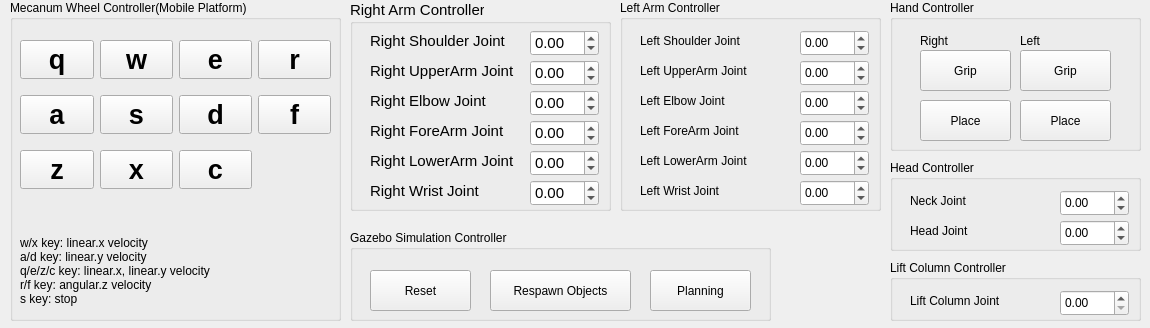
<?xml version="1.0" encoding="UTF-8"?>
<ui version="4.0">
 <class>Humic_widget</class>
 <widget class="QWidget" name="Humic_widget">
  <property name="geometry">
   <rect>
    <x>0</x>
    <y>0</y>
    <width>1150</width>
    <height>328</height>
   </rect>
  </property>
  <property name="maximumSize">
   <size>
    <width>1670000</width>
    <height>1670000</height>
   </size>
  </property>
  <property name="windowTitle">
   <string>Humic Controller</string>
  </property>
  <widget class="QGroupBox" name="group_box_ul">
   <property name="geometry">
    <rect>
     <x>10</x>
     <y>0</y>
     <width>331</width>
     <height>321</height>
    </rect>
   </property>
   <property name="title">
    <string>Mecanum Wheel Controller(Mobile Platform)</string>
   </property>
   <widget class="QWidget" name="grid_layout_widget">
    <property name="geometry">
     <rect>
      <x>10</x>
      <y>30</y>
      <width>311</width>
      <height>171</height>
     </rect>
    </property>
    <layout class="QGridLayout" name="grid_layout">
     <item row="1" column="1">
      <widget class="QPushButton" name="pushButton_w">
       <property name="font">
        <font>
         <pointsize>20</pointsize>
         <weight>75</weight>
         <bold>true</bold>
        </font>
       </property>
       <property name="text">
        <string>w</string>
       </property>
      </widget>
     </item>
     <item row="3" column="1">
      <widget class="QPushButton" name="pushButton_s">
       <property name="enabled">
        <bool>true</bool>
       </property>
       <property name="font">
        <font>
         <pointsize>20</pointsize>
         <weight>75</weight>
         <bold>true</bold>
        </font>
       </property>
       <property name="text">
        <string>s</string>
       </property>
      </widget>
     </item>
     <item row="1" column="0">
      <widget class="QPushButton" name="pushButton_q">
       <property name="font">
        <font>
         <pointsize>20</pointsize>
         <weight>75</weight>
         <bold>true</bold>
        </font>
       </property>
       <property name="text">
        <string>q</string>
       </property>
      </widget>
     </item>
     <item row="4" column="0">
      <widget class="QPushButton" name="pushButton_z">
       <property name="font">
        <font>
         <pointsize>20</pointsize>
         <weight>75</weight>
         <bold>true</bold>
        </font>
       </property>
       <property name="text">
        <string>z</string>
       </property>
      </widget>
     </item>
     <item row="3" column="0">
      <widget class="QPushButton" name="pushButton_a">
       <property name="font">
        <font>
         <pointsize>20</pointsize>
         <weight>75</weight>
         <bold>true</bold>
        </font>
       </property>
       <property name="text">
        <string>a</string>
       </property>
      </widget>
     </item>
     <item row="3" column="2">
      <widget class="QPushButton" name="pushButton_d">
       <property name="font">
        <font>
         <pointsize>20</pointsize>
         <weight>75</weight>
         <bold>true</bold>
        </font>
       </property>
       <property name="text">
        <string>d</string>
       </property>
      </widget>
     </item>
     <item row="1" column="2">
      <widget class="QPushButton" name="pushButton_e">
       <property name="font">
        <font>
         <pointsize>20</pointsize>
         <weight>75</weight>
         <bold>true</bold>
        </font>
       </property>
       <property name="text">
        <string>e</string>
       </property>
      </widget>
     </item>
     <item row="4" column="1">
      <widget class="QPushButton" name="pushButton_x">
       <property name="font">
        <font>
         <pointsize>20</pointsize>
         <weight>75</weight>
         <bold>true</bold>
        </font>
       </property>
       <property name="text">
        <string>x</string>
       </property>
      </widget>
     </item>
     <item row="4" column="2">
      <widget class="QPushButton" name="pushButton_c">
       <property name="font">
        <font>
         <pointsize>20</pointsize>
         <weight>75</weight>
         <bold>true</bold>
        </font>
       </property>
       <property name="text">
        <string>c</string>
       </property>
      </widget>
     </item>
     <item row="1" column="3">
      <layout class="QGridLayout" name="gridLayout">
       <item row="0" column="0">
        <widget class="QPushButton" name="pushButton_r">
         <property name="font">
          <font>
           <pointsize>20</pointsize>
           <weight>75</weight>
           <bold>true</bold>
          </font>
         </property>
         <property name="text">
          <string>r</string>
         </property>
        </widget>
       </item>
      </layout>
     </item>
     <item row="3" column="3">
      <widget class="QPushButton" name="pushButton_f">
       <property name="font">
        <font>
         <pointsize>20</pointsize>
         <weight>75</weight>
         <bold>true</bold>
        </font>
       </property>
       <property name="text">
        <string>f</string>
       </property>
      </widget>
     </item>
    </layout>
   </widget>
   <widget class="QLabel" name="label_shortcut_key_1">
    <property name="geometry">
     <rect>
      <x>10</x>
      <y>230</y>
      <width>251</width>
      <height>81</height>
     </rect>
    </property>
    <property name="text">
     <string>w/x key: linear.x velocity
a/d key: linear.y velocity
q/e/z/c key: linear.x, linear.y velocity
r/f key: angular.z velocity
s key: stop</string>
    </property>
   </widget>
  </widget>
  <widget class="QGroupBox" name="group_box_ul_2">
   <property name="geometry">
    <rect>
     <x>350</x>
     <y>0</y>
     <width>261</width>
     <height>211</height>
    </rect>
   </property>
   <property name="font">
    <font>
     <pointsize>11</pointsize>
    </font>
   </property>
   <property name="title">
    <string>Right Arm Controller</string>
   </property>
   <widget class="QLabel" name="label_shortcut_key_3">
    <property name="geometry">
     <rect>
      <x>20</x>
      <y>30</y>
      <width>141</width>
      <height>21</height>
     </rect>
    </property>
    <property name="text">
     <string>Right Shoulder Joint</string>
    </property>
   </widget>
   <widget class="QLabel" name="label_shortcut_key_4">
    <property name="geometry">
     <rect>
      <x>20</x>
      <y>60</y>
      <width>151</width>
      <height>21</height>
     </rect>
    </property>
    <property name="text">
     <string>Right UpperArm Joint</string>
    </property>
   </widget>
   <widget class="QLabel" name="label_shortcut_key_5">
    <property name="geometry">
     <rect>
      <x>20</x>
      <y>90</y>
      <width>131</width>
      <height>21</height>
     </rect>
    </property>
    <property name="text">
     <string>Right Elbow Joint</string>
    </property>
   </widget>
   <widget class="QLabel" name="label_shortcut_key_6">
    <property name="geometry">
     <rect>
      <x>20</x>
      <y>120</y>
      <width>141</width>
      <height>21</height>
     </rect>
    </property>
    <property name="text">
     <string>Right ForeArm Joint</string>
    </property>
   </widget>
   <widget class="QLabel" name="label_shortcut_key_7">
    <property name="geometry">
     <rect>
      <x>20</x>
      <y>150</y>
      <width>151</width>
      <height>21</height>
     </rect>
    </property>
    <property name="text">
     <string>Right LowerArm Joint</string>
    </property>
   </widget>
   <widget class="QLabel" name="label_shortcut_key_8">
    <property name="geometry">
     <rect>
      <x>20</x>
      <y>180</y>
      <width>131</width>
      <height>21</height>
     </rect>
    </property>
    <property name="text">
     <string>Right Wrist Joint</string>
    </property>
   </widget>
   <widget class="QDoubleSpinBox" name="doubleSpinBox_r_shoulder">
    <property name="geometry">
     <rect>
      <x>180</x>
      <y>30</y>
      <width>69</width>
      <height>26</height>
     </rect>
    </property>
    <property name="decimals">
     <number>2</number>
    </property>
    <property name="minimum">
     <double>-3.140000000000000</double>
    </property>
    <property name="maximum">
     <double>3.140000000000000</double>
    </property>
    <property name="singleStep">
     <double>0.010000000000000</double>
    </property>
    <property name="stepType">
     <enum>QAbstractSpinBox::DefaultStepType</enum>
    </property>
    <property name="value">
     <double>0.000000000000000</double>
    </property>
   </widget>
   <widget class="QDoubleSpinBox" name="doubleSpinBox_r_upperArm">
    <property name="geometry">
     <rect>
      <x>180</x>
      <y>60</y>
      <width>69</width>
      <height>26</height>
     </rect>
    </property>
    <property name="decimals">
     <number>2</number>
    </property>
    <property name="minimum">
     <double>-1.570000000000000</double>
    </property>
    <property name="maximum">
     <double>1.570000000000000</double>
    </property>
    <property name="singleStep">
     <double>0.010000000000000</double>
    </property>
    <property name="stepType">
     <enum>QAbstractSpinBox::DefaultStepType</enum>
    </property>
    <property name="value">
     <double>0.000000000000000</double>
    </property>
   </widget>
   <widget class="QDoubleSpinBox" name="doubleSpinBox_r_elbow">
    <property name="geometry">
     <rect>
      <x>180</x>
      <y>90</y>
      <width>69</width>
      <height>26</height>
     </rect>
    </property>
    <property name="decimals">
     <number>2</number>
    </property>
    <property name="minimum">
     <double>-0.780000000000000</double>
    </property>
    <property name="maximum">
     <double>1.570000000000000</double>
    </property>
    <property name="singleStep">
     <double>0.010000000000000</double>
    </property>
    <property name="stepType">
     <enum>QAbstractSpinBox::DefaultStepType</enum>
    </property>
    <property name="value">
     <double>0.000000000000000</double>
    </property>
   </widget>
   <widget class="QDoubleSpinBox" name="doubleSpinBox_r_foreArm">
    <property name="geometry">
     <rect>
      <x>180</x>
      <y>120</y>
      <width>69</width>
      <height>26</height>
     </rect>
    </property>
    <property name="decimals">
     <number>2</number>
    </property>
    <property name="minimum">
     <double>-3.140000000000000</double>
    </property>
    <property name="maximum">
     <double>3.140000000000000</double>
    </property>
    <property name="singleStep">
     <double>0.010000000000000</double>
    </property>
    <property name="stepType">
     <enum>QAbstractSpinBox::DefaultStepType</enum>
    </property>
    <property name="value">
     <double>0.000000000000000</double>
    </property>
   </widget>
   <widget class="QDoubleSpinBox" name="doubleSpinBox_r_lowerArm">
    <property name="geometry">
     <rect>
      <x>180</x>
      <y>150</y>
      <width>69</width>
      <height>26</height>
     </rect>
    </property>
    <property name="decimals">
     <number>2</number>
    </property>
    <property name="minimum">
     <double>-1.570000000000000</double>
    </property>
    <property name="maximum">
     <double>1.570000000000000</double>
    </property>
    <property name="singleStep">
     <double>0.010000000000000</double>
    </property>
    <property name="stepType">
     <enum>QAbstractSpinBox::DefaultStepType</enum>
    </property>
    <property name="value">
     <double>0.000000000000000</double>
    </property>
   </widget>
   <widget class="QDoubleSpinBox" name="doubleSpinBox_r_wrist">
    <property name="geometry">
     <rect>
      <x>180</x>
      <y>180</y>
      <width>69</width>
      <height>26</height>
     </rect>
    </property>
    <property name="minimum">
     <double>-3.140000000000000</double>
    </property>
    <property name="maximum">
     <double>3.140000000000000</double>
    </property>
    <property name="singleStep">
     <double>0.010000000000000</double>
    </property>
   </widget>
  </widget>
  <widget class="QGroupBox" name="group_box_ul_3">
   <property name="geometry">
    <rect>
     <x>620</x>
     <y>0</y>
     <width>261</width>
     <height>211</height>
    </rect>
   </property>
   <property name="title">
    <string>Left Arm Controller</string>
   </property>
   <widget class="QLabel" name="label_shortcut_key_15">
    <property name="geometry">
     <rect>
      <x>20</x>
      <y>30</y>
      <width>141</width>
      <height>21</height>
     </rect>
    </property>
    <property name="text">
     <string>Left Shoulder Joint</string>
    </property>
   </widget>
   <widget class="QLabel" name="label_shortcut_key_16">
    <property name="geometry">
     <rect>
      <x>20</x>
      <y>60</y>
      <width>151</width>
      <height>21</height>
     </rect>
    </property>
    <property name="text">
     <string>Left UpperArm Joint</string>
    </property>
   </widget>
   <widget class="QLabel" name="label_shortcut_key_17">
    <property name="geometry">
     <rect>
      <x>20</x>
      <y>90</y>
      <width>131</width>
      <height>21</height>
     </rect>
    </property>
    <property name="text">
     <string>Left Elbow Joint</string>
    </property>
   </widget>
   <widget class="QLabel" name="label_shortcut_key_18">
    <property name="geometry">
     <rect>
      <x>20</x>
      <y>120</y>
      <width>141</width>
      <height>21</height>
     </rect>
    </property>
    <property name="text">
     <string>Left ForeArm Joint</string>
    </property>
   </widget>
   <widget class="QLabel" name="label_shortcut_key_19">
    <property name="geometry">
     <rect>
      <x>20</x>
      <y>150</y>
      <width>151</width>
      <height>21</height>
     </rect>
    </property>
    <property name="text">
     <string>Left LowerArm Joint</string>
    </property>
   </widget>
   <widget class="QLabel" name="label_shortcut_key_20">
    <property name="geometry">
     <rect>
      <x>20</x>
      <y>180</y>
      <width>131</width>
      <height>21</height>
     </rect>
    </property>
    <property name="text">
     <string>Left Wrist Joint</string>
    </property>
   </widget>
   <widget class="QDoubleSpinBox" name="doubleSpinBox_l_shoulder">
    <property name="geometry">
     <rect>
      <x>180</x>
      <y>30</y>
      <width>69</width>
      <height>26</height>
     </rect>
    </property>
    <property name="decimals">
     <number>2</number>
    </property>
    <property name="minimum">
     <double>-3.140000000000000</double>
    </property>
    <property name="maximum">
     <double>3.140000000000000</double>
    </property>
    <property name="singleStep">
     <double>0.010000000000000</double>
    </property>
    <property name="stepType">
     <enum>QAbstractSpinBox::DefaultStepType</enum>
    </property>
    <property name="value">
     <double>0.000000000000000</double>
    </property>
   </widget>
   <widget class="QDoubleSpinBox" name="doubleSpinBox_l_upperArm">
    <property name="geometry">
     <rect>
      <x>180</x>
      <y>60</y>
      <width>69</width>
      <height>26</height>
     </rect>
    </property>
    <property name="decimals">
     <number>2</number>
    </property>
    <property name="minimum">
     <double>-1.570000000000000</double>
    </property>
    <property name="maximum">
     <double>1.570000000000000</double>
    </property>
    <property name="singleStep">
     <double>0.010000000000000</double>
    </property>
    <property name="stepType">
     <enum>QAbstractSpinBox::DefaultStepType</enum>
    </property>
    <property name="value">
     <double>0.000000000000000</double>
    </property>
   </widget>
   <widget class="QDoubleSpinBox" name="doubleSpinBox_l_elbow">
    <property name="geometry">
     <rect>
      <x>180</x>
      <y>90</y>
      <width>69</width>
      <height>26</height>
     </rect>
    </property>
    <property name="decimals">
     <number>2</number>
    </property>
    <property name="minimum">
     <double>-0.780000000000000</double>
    </property>
    <property name="maximum">
     <double>1.570000000000000</double>
    </property>
    <property name="singleStep">
     <double>0.010000000000000</double>
    </property>
    <property name="stepType">
     <enum>QAbstractSpinBox::DefaultStepType</enum>
    </property>
    <property name="value">
     <double>0.000000000000000</double>
    </property>
   </widget>
   <widget class="QDoubleSpinBox" name="doubleSpinBox_l_foreArm">
    <property name="geometry">
     <rect>
      <x>180</x>
      <y>120</y>
      <width>69</width>
      <height>26</height>
     </rect>
    </property>
    <property name="decimals">
     <number>2</number>
    </property>
    <property name="minimum">
     <double>-3.140000000000000</double>
    </property>
    <property name="maximum">
     <double>3.140000000000000</double>
    </property>
    <property name="singleStep">
     <double>0.010000000000000</double>
    </property>
    <property name="stepType">
     <enum>QAbstractSpinBox::DefaultStepType</enum>
    </property>
    <property name="value">
     <double>0.000000000000000</double>
    </property>
   </widget>
   <widget class="QDoubleSpinBox" name="doubleSpinBox_l_lowerArm">
    <property name="geometry">
     <rect>
      <x>180</x>
      <y>150</y>
      <width>69</width>
      <height>26</height>
     </rect>
    </property>
    <property name="decimals">
     <number>2</number>
    </property>
    <property name="minimum">
     <double>-1.570000000000000</double>
    </property>
    <property name="maximum">
     <double>1.570000000000000</double>
    </property>
    <property name="singleStep">
     <double>0.010000000000000</double>
    </property>
    <property name="stepType">
     <enum>QAbstractSpinBox::DefaultStepType</enum>
    </property>
    <property name="value">
     <double>0.000000000000000</double>
    </property>
   </widget>
   <widget class="QDoubleSpinBox" name="doubleSpinBox_l_wrist">
    <property name="geometry">
     <rect>
      <x>180</x>
      <y>180</y>
      <width>69</width>
      <height>26</height>
     </rect>
    </property>
    <property name="decimals">
     <number>2</number>
    </property>
    <property name="minimum">
     <double>-3.140000000000000</double>
    </property>
    <property name="maximum">
     <double>3.140000000000000</double>
    </property>
    <property name="singleStep">
     <double>0.010000000000000</double>
    </property>
    <property name="stepType">
     <enum>QAbstractSpinBox::DefaultStepType</enum>
    </property>
    <property name="value">
     <double>0.000000000000000</double>
    </property>
   </widget>
  </widget>
  <widget class="QGroupBox" name="group_box_ul_4">
   <property name="geometry">
    <rect>
     <x>890</x>
     <y>260</y>
     <width>251</width>
     <height>61</height>
    </rect>
   </property>
   <property name="title">
    <string>Lift Column Controller</string>
   </property>
   <widget class="QLabel" name="label_shortcut_key_21">
    <property name="geometry">
     <rect>
      <x>20</x>
      <y>30</y>
      <width>121</width>
      <height>21</height>
     </rect>
    </property>
    <property name="text">
     <string>Lift Column Joint</string>
    </property>
   </widget>
   <widget class="QDoubleSpinBox" name="doubleSpinBox_lift_column">
    <property name="geometry">
     <rect>
      <x>170</x>
      <y>30</y>
      <width>69</width>
      <height>26</height>
     </rect>
    </property>
    <property name="decimals">
     <number>2</number>
    </property>
    <property name="minimum">
     <double>0.000000000000000</double>
    </property>
    <property name="maximum">
     <double>0.200000000000000</double>
    </property>
    <property name="singleStep">
     <double>0.010000000000000</double>
    </property>
    <property name="stepType">
     <enum>QAbstractSpinBox::DefaultStepType</enum>
    </property>
    <property name="value">
     <double>0.000000000000000</double>
    </property>
   </widget>
  </widget>
  <widget class="QGroupBox" name="group_box_ul_5">
   <property name="geometry">
    <rect>
     <x>890</x>
     <y>160</y>
     <width>251</width>
     <height>91</height>
    </rect>
   </property>
   <property name="title">
    <string>Head Controller</string>
   </property>
   <widget class="QLabel" name="label_shortcut_key_22">
    <property name="geometry">
     <rect>
      <x>20</x>
      <y>30</y>
      <width>121</width>
      <height>21</height>
     </rect>
    </property>
    <property name="text">
     <string>Neck Joint</string>
    </property>
   </widget>
   <widget class="QDoubleSpinBox" name="doubleSpinBox_neck">
    <property name="geometry">
     <rect>
      <x>170</x>
      <y>30</y>
      <width>69</width>
      <height>26</height>
     </rect>
    </property>
    <property name="decimals">
     <number>2</number>
    </property>
    <property name="minimum">
     <double>-1.570000000000000</double>
    </property>
    <property name="maximum">
     <double>1.570000000000000</double>
    </property>
    <property name="singleStep">
     <double>0.010000000000000</double>
    </property>
    <property name="stepType">
     <enum>QAbstractSpinBox::DefaultStepType</enum>
    </property>
    <property name="value">
     <double>0.000000000000000</double>
    </property>
   </widget>
   <widget class="QDoubleSpinBox" name="doubleSpinBox_head">
    <property name="geometry">
     <rect>
      <x>170</x>
      <y>60</y>
      <width>69</width>
      <height>26</height>
     </rect>
    </property>
    <property name="decimals">
     <number>2</number>
    </property>
    <property name="minimum">
     <double>-1.570000000000000</double>
    </property>
    <property name="maximum">
     <double>1.570000000000000</double>
    </property>
    <property name="singleStep">
     <double>0.010000000000000</double>
    </property>
    <property name="stepType">
     <enum>QAbstractSpinBox::DefaultStepType</enum>
    </property>
    <property name="value">
     <double>0.000000000000000</double>
    </property>
   </widget>
   <widget class="QLabel" name="label_shortcut_key_23">
    <property name="geometry">
     <rect>
      <x>20</x>
      <y>60</y>
      <width>121</width>
      <height>21</height>
     </rect>
    </property>
    <property name="text">
     <string>Head Joint</string>
    </property>
   </widget>
  </widget>
  <widget class="QGroupBox" name="group_box_ul_6">
   <property name="geometry">
    <rect>
     <x>890</x>
     <y>0</y>
     <width>251</width>
     <height>151</height>
    </rect>
   </property>
   <property name="title">
    <string>Hand Controller</string>
   </property>
   <widget class="QPushButton" name="pushButton_right_grip">
    <property name="geometry">
     <rect>
      <x>30</x>
      <y>50</y>
      <width>91</width>
      <height>41</height>
     </rect>
    </property>
    <property name="text">
     <string>Grip</string>
    </property>
   </widget>
   <widget class="QPushButton" name="pushButton_right_place">
    <property name="geometry">
     <rect>
      <x>30</x>
      <y>100</y>
      <width>91</width>
      <height>41</height>
     </rect>
    </property>
    <property name="text">
     <string>Place</string>
    </property>
   </widget>
   <widget class="QPushButton" name="pushButton_left_grip">
    <property name="geometry">
     <rect>
      <x>130</x>
      <y>50</y>
      <width>91</width>
      <height>41</height>
     </rect>
    </property>
    <property name="text">
     <string>Grip</string>
    </property>
   </widget>
   <widget class="QPushButton" name="pushButton_left_place">
    <property name="geometry">
     <rect>
      <x>130</x>
      <y>100</y>
      <width>91</width>
      <height>41</height>
     </rect>
    </property>
    <property name="text">
     <string>Place</string>
    </property>
   </widget>
   <widget class="QLabel" name="label_shortcut_key_2">
    <property name="geometry">
     <rect>
      <x>30</x>
      <y>30</y>
      <width>81</width>
      <height>21</height>
     </rect>
    </property>
    <property name="text">
     <string>Right</string>
    </property>
   </widget>
   <widget class="QLabel" name="label_shortcut_key_9">
    <property name="geometry">
     <rect>
      <x>130</x>
      <y>30</y>
      <width>81</width>
      <height>21</height>
     </rect>
    </property>
    <property name="text">
     <string>Left</string>
    </property>
   </widget>
  </widget>
  <widget class="QGroupBox" name="group_box_ul_7">
   <property name="geometry">
    <rect>
     <x>350</x>
     <y>230</y>
     <width>421</width>
     <height>91</height>
    </rect>
   </property>
   <property name="title">
    <string>Gazebo Simulation Controller</string>
   </property>
   <widget class="QPushButton" name="pushButton_reset">
    <property name="geometry">
     <rect>
      <x>20</x>
      <y>40</y>
      <width>101</width>
      <height>41</height>
     </rect>
    </property>
    <property name="text">
     <string>Reset</string>
    </property>
   </widget>
   <widget class="QPushButton" name="pushButton_respawn">
    <property name="geometry">
     <rect>
      <x>140</x>
      <y>40</y>
      <width>141</width>
      <height>41</height>
     </rect>
    </property>
    <property name="text">
     <string>Respawn Objects</string>
    </property>
   </widget>
   <widget class="QPushButton" name="pushButton_planning">
    <property name="geometry">
     <rect>
      <x>300</x>
      <y>40</y>
      <width>101</width>
      <height>41</height>
     </rect>
    </property>
    <property name="text">
     <string>Planning</string>
    </property>
   </widget>
  </widget>
 </widget>
 <resources/>
 <connections/>
</ui>
